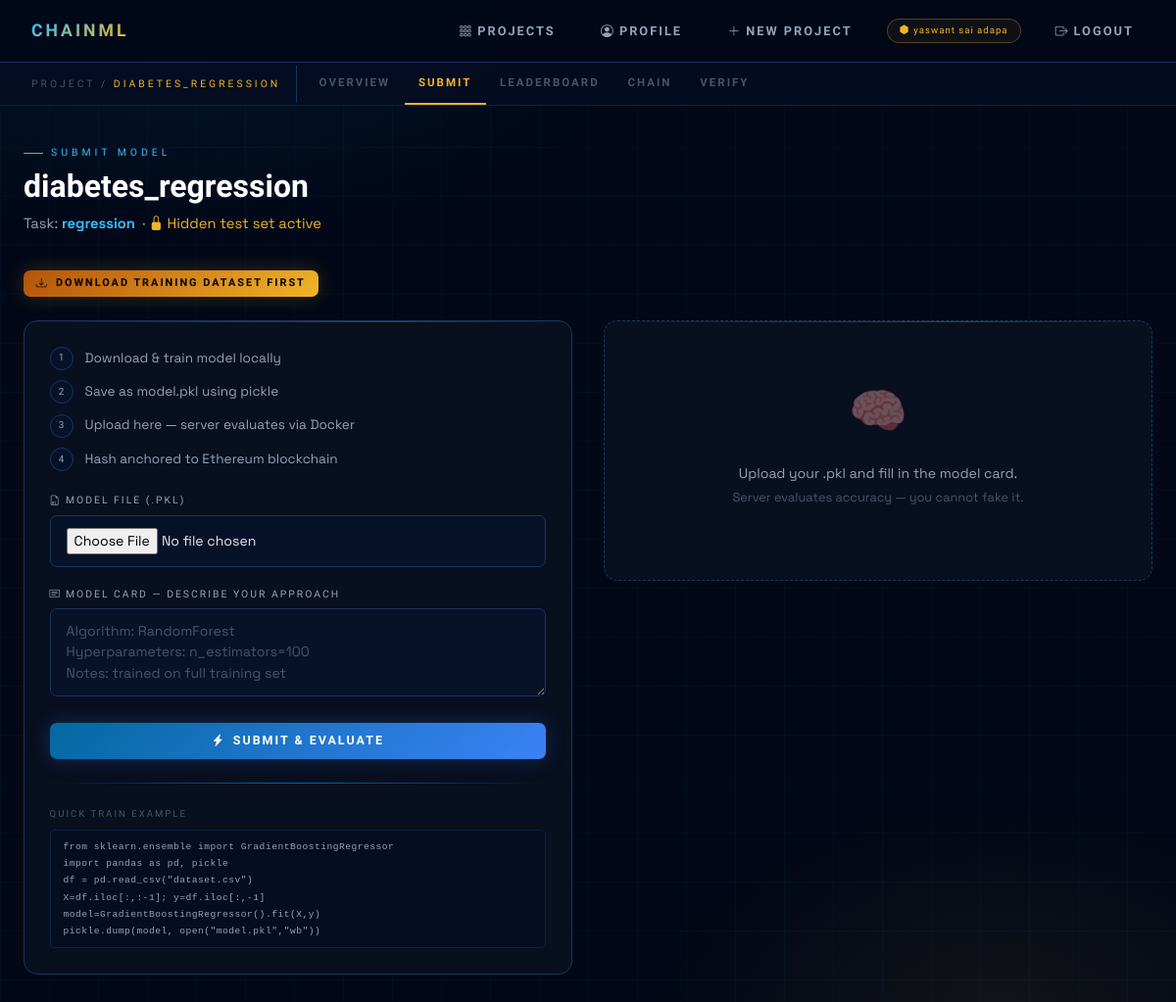
Before: /project/4/submit (signed in) with the older database file.
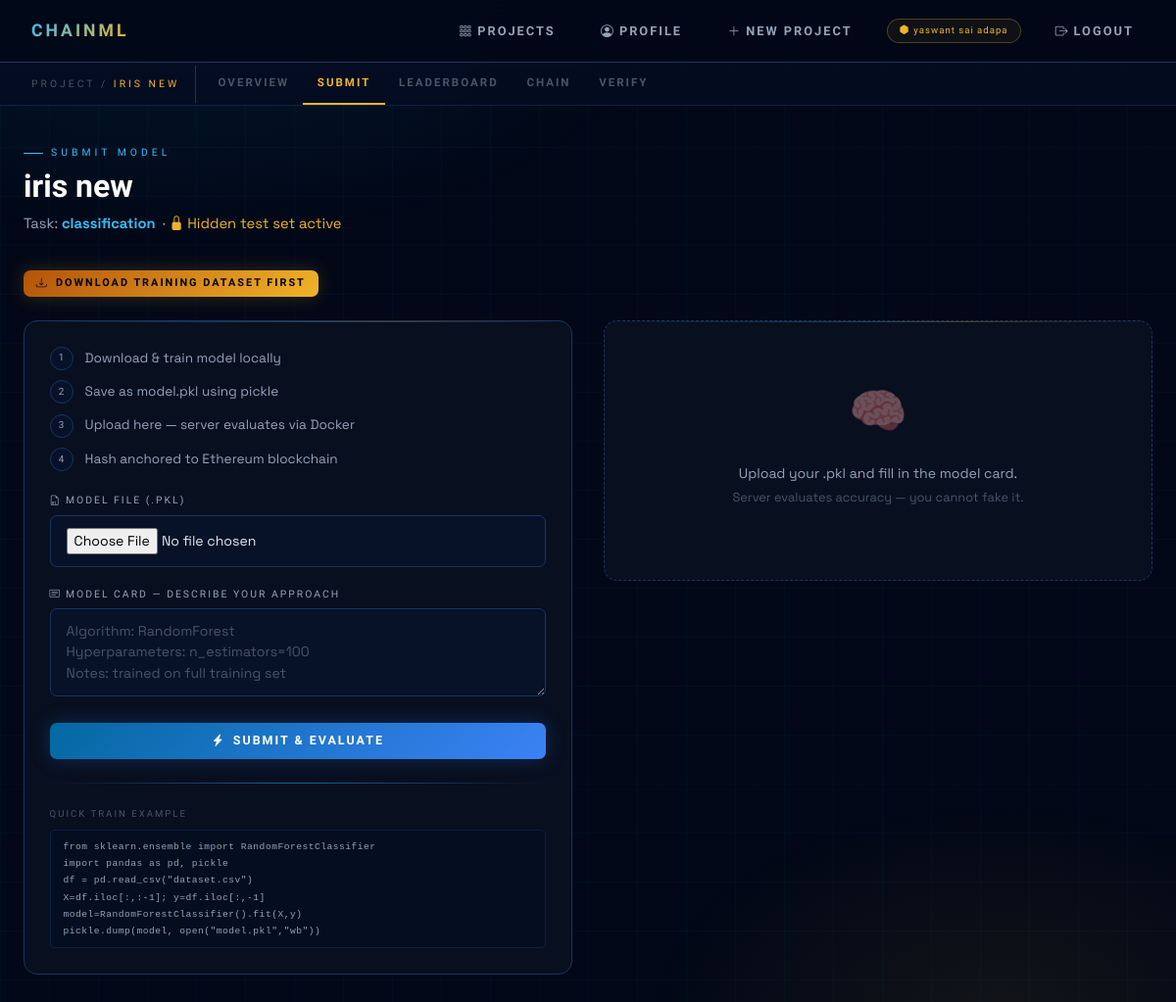
After: the same page with the newer database file.
### tables this page shows
CREATE TABLE projects (
        id INTEGER PRIMARY KEY AUTOINCREMENT,
        owner_id INTEGER NOT NULL,
        name TEXT NOT NULL UNIQUE,
        description TEXT DEFAULT '',
        dataset_path TEXT NOT NULL,
        dataset_name TEXT NOT NULL,
        dataset_hash TEXT NOT NULL DEFAULT '',
        test_path TEXT DEFAULT NULL,
        test_name TEXT DEFAULT NULL,
        task_type TEXT NOT NULL DEFAULT 'classification',
        created_at REAL NOT NULL,
        FOREIGN KEY(owner_id) REFERENCES users(id));

### app.py (the view, shortened to what this page needs)
@app.route("/project/<int:pid>/submit", methods=["GET","POST"])
@login_required
def submit_model(pid):
    project = get_project(pid)
    if not project: return render_template("404.html"), 404
    error = result = None
    return render_template("submit.html", project=project, error=error, result=result)

### app.py (called while the page is built)
def login_required(f):
    from functools import wraps
    @wraps(f)
    def decorated(*args, **kwargs):
        if not session.get("user_id"):
            return redirect(url_for("login"))
        return f(*args, **kwargs)
    return decorated

@app.before_request
def load_user():
    uid = session.get("user_id")
    g.user = get_user_by_id(uid) if uid else None

@app.context_processor
def inject_user():
    return {"current_user": g.user}

### database.py (called while the page is built)
def get_conn():
    conn = sqlite3.connect(DB_PATH)
    conn.row_factory = sqlite3.Row
    conn.execute("PRAGMA foreign_keys = ON")
    return conn

def get_user_by_id(uid):
    conn = get_conn()
    row = conn.execute("SELECT * FROM users WHERE id=?", (uid,)).fetchone()
    conn.close(); return dict(row) if row else None

def get_project(pid):
    conn = get_conn()
    row = conn.execute("""SELECT p.*, u.username AS owner_name
        FROM projects p JOIN users u ON p.owner_id=u.id WHERE p.id=?""", (pid,)).fetchone()
    conn.close(); return dict(row) if row else None

### templates/submit.html (shortened to what the changed rows need)
{% extends "base.html" %}
{% block subnav %}
<div class="chainml-subnav">
  <div class="subnav-label">PROJECT / <span>{{ project.name }}</span></div>
</div>
{% endblock %}
{% block content %}
<div class="ph">
  <div class="ph-eye">Submit Model</div>
  <h1>{{ project.name }}</h1>
  <p>
    Task: <strong style="color:var(--blue2)">{{ project.task_type or 'classification' }}</strong>
    {% if project.test_path %}&nbsp;·&nbsp;<span style="color:var(--gold)"><i class="bi bi-lock-fill"></i> Hidden test set active</span>{% endif %}
  </p>
</div>
<div class="submit-grid">
  <div class="cml-card">
    <div class="step-list">
      <div class="step-item {% if result %}done{% endif %}">
      </div>
      <div class="step-item {% if result %}done{% endif %}">
      </div>
      <div class="step-item {% if result %}done{% endif %}">
      </div>
      <div class="step-item {% if result %}done{% endif %}">
      </div>
    </div>
    <form method="POST" enctype="multipart/form-data">
      <div class="cml-fg">
      </div>
      <div class="cml-fg">
      </div>
      <button type="submit" class="cml-btn cml-btn-primary w-100 justify-content-center">
      </button>
    </form>
    <div class="glow-divider"></div>
    <div style="font-family:var(--raj);font-size:.6rem;letter-spacing:2px;text-transform:uppercase;color:var(--muted);margin-bottom:.5rem">Quick Train Example</div>
    <div class="hash-box" style="line-height:1.8">
      {% if project.task_type=='regression' %}
      from sklearn.ensemble import GradientBoostingRegressor<br>
      import pandas as pd, pickle<br>
      df = pd.read_csv("dataset.csv")<br>
      X=df.iloc[:,:-1]; y=df.iloc[:,-1]<br>
      model=GradientBoostingRegressor().fit(X,y)<br>
      pickle.dump(model, open("model.pkl","wb"))
      {% else %}
      from sklearn.ensemble import RandomForestClassifier<br>
      import pandas as pd, pickle<br>
      df = pd.read_csv("dataset.csv")<br>
      X=df.iloc[:,:-1]; y=df.iloc[:,-1]<br>
      model=RandomForestClassifier().fit(X,y)<br>
      pickle.dump(model, open("model.pkl","wb"))
      {% endif %}
    </div>
  </div>
</div>
{% endblock %}

Changed rows visible on the page:
changed projects: name "DIABETES_REGRESSION" → "IRIS NEW"; name "diabetes_regression" → "iris new"; task_type "regression" → "classification"
Other visible differences:
text no longer shown: "from sklearn.ensemble import GradientBoostingRegressor model=GradientBoostingRegressor().fit(X,y)"
text now shown: "from sklearn.ensemble import RandomForestClassifier model=RandomForestClassifier().fit(X,y)"
